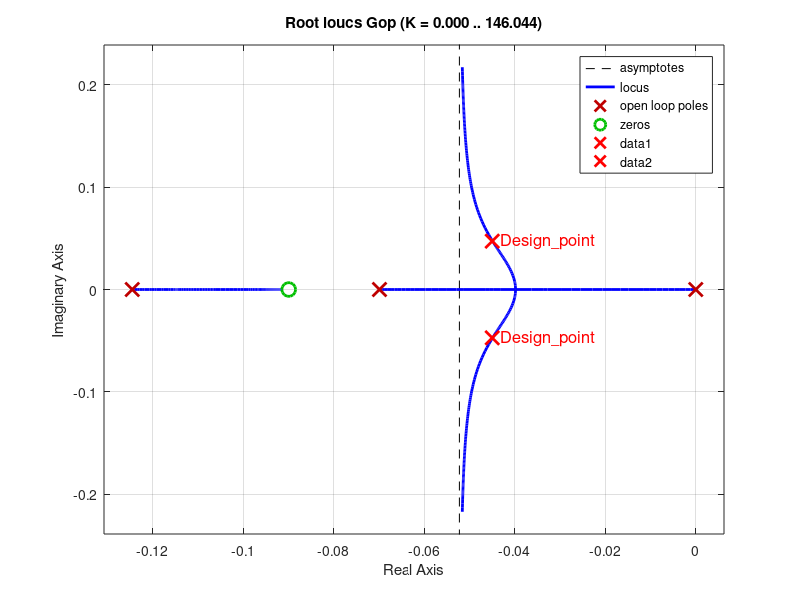

MATLAB code to generate this figure:
clc;
clear;

G = tf(24.50,[14.3 1 0]);

Hp =tf(0.57);

Gc = tf([1 0.09],[1 0.1246]);

K = 2.0170e-04;

Gcp = K*Gc;

Gop = Gcp*G;

%rlocus(Gop);

%Gcl = feedback(Gop,1);

%step(Gcl);
% Generate the root locus plot
rlocus(Gop);
hold on;  % Keep the current plot active

% Define the point you want to highlight
s_point = -0.0450 + 1i*0.04719;
s_point2 = -0.0450 - 1i*0.04719;

% Extract the real and imaginary parts
s_point_real = real(s_point);
s_point_imag = imag(s_point);

s_point_real2 = real(s_point2);
s_point_imag2 = imag(s_point2);

% Plot the point on top of the root locus
plot(s_point_real, s_point_imag, 'rx', 'MarkerSize', 10, 'LineWidth', 2);
plot(s_point_real2, s_point_imag2, 'rx', 'MarkerSize', 10, 'LineWidth', 2);

% Add a label to the point
text(s_point_real, s_point_imag, '  Design\_point', 'FontSize', 12, 'Color', 'r');
text(s_point_real2, s_point_imag2, '  Design\_point', 'FontSize', 12, 'Color', 'r');

hold off;  % Release the plot